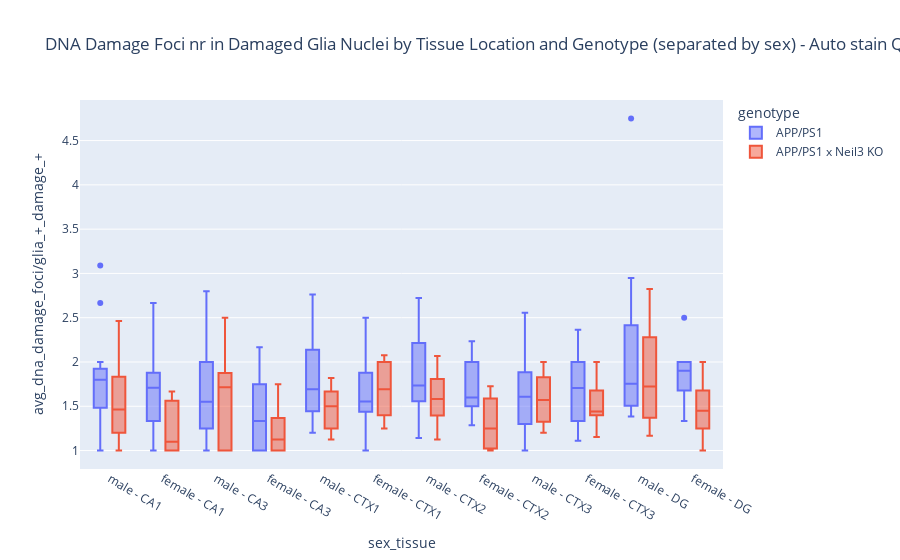

The code cell stored with this chart in its notebook:
### Code cell
# Create the boxplot with ordered categories
fig = px.box(auto_filtered_df, x='sex_tissue', y='avg_dna_damage_foci/glia_+_damage_+',
             color='genotype',  # Different genotypes will be shown in different colors
             category_orders={'sex_tissue': categories},  # Ensuring the specified order
             title=f'DNA Damage Foci nr in Damage+ Glia Nuclei by Tissue Location and Genotype (separated by sex) - Auto stain QC - {parameters_title}')

# Show the plot
fig.show()

### Figure 1 — Plotly figure (JSON) as saved in the notebook; plotly's stock layout.template omitted (floating-point values rounded to 4 significant figures; data arrays with more than 128 entries replaced by an {"elided": "..."} marker saying what was removed)
{"data": [{"alignmentgroup": "True", "hovertemplate": "genotype=APP/PS1<br>sex_tissue=%{x}<br>avg_dna_damage_foci/glia_+_damage_+=%{y}<extra></extra>", "legendgroup": "APP/PS1", "marker": {"color": "#636efa"}, "name": "APP/PS1", "notched": false, "offsetgroup": "APP/PS1", "orientation": "v", "showlegend": true, "type": "box", "x": {"elided": "137 str values"}, "x0": " ", "xaxis": "x", "y": {"elided": "137 float values"}, "y0": " ", "yaxis": "y"}, {"alignmentgroup": "True", "hovertemplate": "genotype=APP/PS1 x Neil3 KO<br>sex_tissue=%{x}<br>avg_dna_damage_foci/glia_+_damage_+=%{y}<extra></extra>", "legendgroup": "APP/PS1 x Neil3 KO", "marker": {"color": "#EF553B"}, "name": "APP/PS1 x Neil3 KO", "notched": false, "offsetgroup": "APP/PS1 x Neil3 KO", "orientation": "v", "showlegend": true, "type": "box", "x": ["male - CA1", "male - CA3", "male - CTX1", "male - CTX2", "male - CTX3", "male - DG", "male - CA1", "male - CA3", "male - CTX1", "male - CTX2", "male - CTX3", "male - DG", "female - CA1", "female - CA3", "female - CTX1", "female - CTX2", "female - CTX3", "female - DG", "male - CA1", "male - CA3", "male - CTX1", "male - CTX2", "male - CTX3", "male - DG", "male - CA1", "male - CA3", "male - CTX1", "male - CTX2", "male - CTX3", "male - DG", "female - CA1", "female - CA3", "female - CTX1", "female - CTX2", "female - CTX3", "female - DG", "male - CA1", "male - CA3", "male - CTX1", "male - CTX2", "male - CTX3", "male - DG", "female - CA1", "female - CA3", "female - CTX1", "female - CTX2", "female - CTX3", "female - DG", "female - CA1", "female - CA3", "female - CTX1", "female - CTX2", "female - CTX3", "female - DG", "male - CA1", "male - CA3", "male - CTX1", "male - CTX2", "male - CTX3", "male - DG", "female - CA1", "female - CA3", "female - CTX1", "female - CTX2", "female - CTX3", "female - DG", "male - CA1", "male - CA3", "male - CTX1", "male - CTX2", "male - CTX3", "male - DG", "female - CA1", "female - CA3", "female - CTX1", "female - CTX2", "female - CTX3", "female - DG", "female - CA1", "female - CA3", "female - CTX1", "female - CTX2", "female - CTX3", "female - DG", "male - CA1", "male - CA3", "male - CTX1", "male - CTX2", "male - CTX3", "male - DG", "male - CA1", "male - CA3", "male - CTX1", "male - CTX2", "male - CTX3", "male - DG", "female - CA1", "female - CA3", "female - CTX1", "female - CTX2", "female - CTX3", "female - DG"], "x0": " ", "xaxis": "x", "y": [1.2, 1.714, 1.143, 1.786, 1.8, 1.167, 1.2, 1.2, 1.5, 2.067, 1.3, 2, 1, 1, 1.25, 1, 1.857, 1.333, 2, 1.75, 1.125, 1.3, 1.909, 1.286, 1.5, 2, 1.667, 1.833, 2, 1.4, 1.571, 1, 2.077, 1.462, 2, 1.4, null, 1, 1.5, 1.571, 1.333, 2.824, 1.556, 1.25, 1.636, 1.632, 1.154, 1.5, 1.667, 1.75, 1.4, 1.727, 1.4, 2, 1, 1, 1.462, 1.8, 1.571, 2.25, 1, 1, null, null, 1.5, 1, 2.462, 2.5, 1.286, 1.429, 1.625, 2.368, 1, 1, null, 1, 1.429, 1.167, 1.2, 1.4, 2, 1.25, 1.4, 1.556, 1.429, 1.833, 1.667, 1.125, 1.2, 1.722, 1.667, 1, 1.818, 1.583, 1.5, 1.5, 1, 1.333, 1.75, 1.091, 1.455, 1.8], "y0": " ", "yaxis": "y"}], "layout": {"boxmode": "group", "legend": {"title": {"text": "genotype"}, "tracegroupgap": 0}, "title": {"text": "DNA Damage Foci nr in Damaged Glia Nuclei by Tissue Location and Genotype (separated by sex) - Auto stain QC - cellpdia30_sigma1_dilrad4_dnad_obj_seg_v1_gliaero6_gliathr20_dnadero2"}, "xaxis": {"anchor": "y", "categoryarray": ["male - CA1", "female - CA1", "male - CA3", "female - CA3", "male - CTX1", "female - CTX1", "male - CTX2", "female - CTX2", "male - CTX3", "female - CTX3", "male - DG", "female - DG"], "categoryorder": "array", "domain": [0, 1], "title": {"text": "sex_tissue"}}, "yaxis": {"anchor": "x", "domain": [0, 1], "title": {"text": "avg_dna_damage_foci/glia_+_damage_+"}}}}
